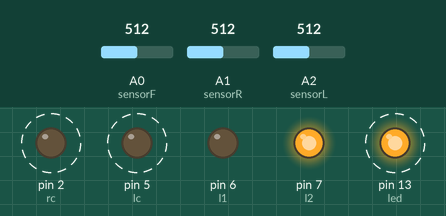
Recording of a sketch running on a simulated Arduino Uno, built with avr-gcc and run on an emulated ATmega328P. Parts: output pins drawn as LEDs (lit = HIGH). Dashed ring = blinking. Inputs (shaded band) come from the test bench; at power-on: A1 (sensorR) = 512, A2 (sensorL) = 512, A0 (sensorF) = 512. Pins used as bus, display or sensor lines are not drawn.

Above: at 1.8 s.
1.9 s: A1 (sensorR) set to 215
5.0 s: A1 (sensorR) set to 189
At 5.8 s:
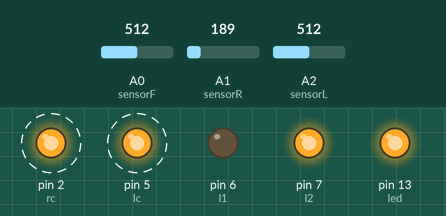
8.1 s: A2 (sensorL) set to 190
At 10.3 s:
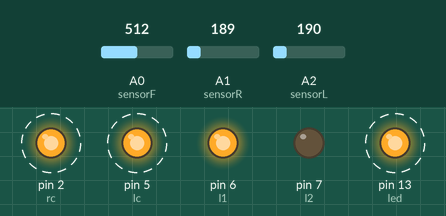
11.2 s: A2 (sensorL) set to 210
At 13.0 s:
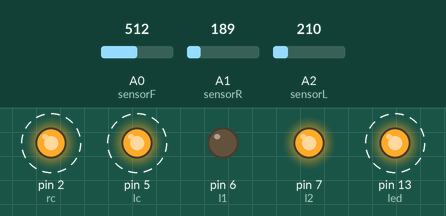
14.3 s: A2 (sensorL) set to 122
At 16.3 s:
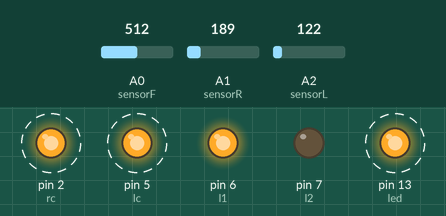
Timing chart, 0 to 18.4 s (numbered marks = the images above; inputs shaded):
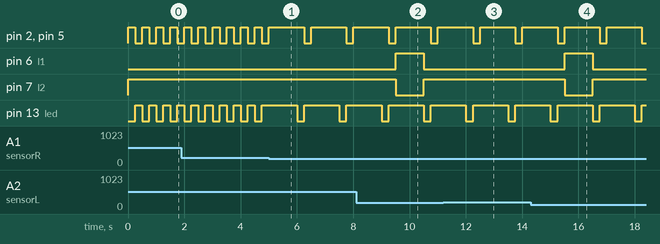

The sketch:

robot2.ino
```cpp
int sensorF = A0;
int sensorR = A1;
int sensorL = A2;
int senf = 0;
int senr = 0;
int senl = 0;
int rc = 2;
int lc = 5;
int r1 = 3;
int r2 = 4;
int l1 = 6;
int l2 = 7;
int led = 13;
int flag = 1;

void setup()
{
  pinMode(rc, OUTPUT);
  pinMode(lc, OUTPUT);
  pinMode(r1, OUTPUT);
  pinMode(r2, OUTPUT);
  pinMode(l1, OUTPUT);
  pinMode(l2, OUTPUT);
  pinMode(led, OUTPUT);


}

void loop()
{
   while(1){
  digitalWrite(rc, HIGH);
  digitalWrite(lc, HIGH);

  digitalWrite(13, LOW);
  digitalWrite(r1, LOW);
  digitalWrite(r2, HIGH);


  digitalWrite(l1, LOW);
  digitalWrite(l2, HIGH);

  delay(250);
 digitalWrite(13, HIGH);
 digitalWrite(rc, LOW);
  digitalWrite(lc, LOW);
  delay(250);
   senf = analogRead(sensorF);
  senr = analogRead(sensorR);
  senl = analogRead(sensorL);

  if(senf > 200)
  {
if(senr > 200 && senl < 200) // left turn
{
    digitalWrite(rc, HIGH);
    digitalWrite(lc, HIGH);
    digitalWrite(r1, LOW);
    digitalWrite(r2, HIGH);
    digitalWrite(l1, HIGH);
    digitalWrite(l2, LOW);
    delay(1000);
    flag = 1;

}
else if(senl > 200 && senr < 200) // right turn
{
    digitalWrite(rc, HIGH);
    digitalWrite(lc, HIGH);
    digitalWrite(r1, HIGH);
    digitalWrite(r2, LOW);
    digitalWrite(l1, LOW);
    digitalWrite(l2, HIGH);
    delay(1000);
    flag = 2;
}
else if(senl < 200 && senr < 200)
{
if(flag == 1)
{
    digitalWrite(rc, HIGH);
    digitalWrite(lc, HIGH);
    digitalWrite(r1, HIGH);
    digitalWrite(r2, LOW);
    digitalWrite(l1, LOW);
    digitalWrite(l2, HIGH);
    delay(1000);
    flag = 2;
}
else if(flag == 2)
{
digitalWrite(rc, HIGH);
    digitalWrite(lc, HIGH);
    digitalWrite(r1, LOW);
    digitalWrite(r2, HIGH);
    digitalWrite(l1, HIGH);
    digitalWrite(l2, LOW);
    delay(1000);
    flag = 1;
}


}
else
{
digitalWrite(rc, LOW);
 digitalWrite(lc, LOW);

}
}


  }


}
```

Measured:
- the behaviour switches between 200 and 199 on A1 (sensorR) (found by bisection; images 0 and 1)
- after the input at 5.0 s, pin 2 (rc), pin 5 (lc): alternates HIGH for 1.3 s and LOW for 0.25 s, starting after 1.3 s; pin 13 (led): alternates HIGH for 1.3 s and LOW for 0.25 s, starting after 1.0 s
- after the input at 8.1 s, pin 6 (l1): LOW → HIGH after 1.4 s, → LOW 1.0 s later; pin 7 (l2): HIGH → LOW after 1.4 s, → HIGH 1.0 s later
- after the input at 11.2 s, pin 6 (l1): stays LOW (without the input it goes to HIGH after 1.3 s); pin 7 (l2): stays HIGH (without the input it goes to LOW after 1.3 s)
- after the input at 14.3 s, pin 6 (l1): LOW → HIGH after 1.2 s, → LOW 1.0 s later; pin 7 (l2): HIGH → LOW after 1.2 s, → HIGH 1.0 s later
- by itself, pin 2 (rc), pin 5 (lc), pin 13 (led): alternates HIGH for 0.25 s and LOW for 0.25 s
